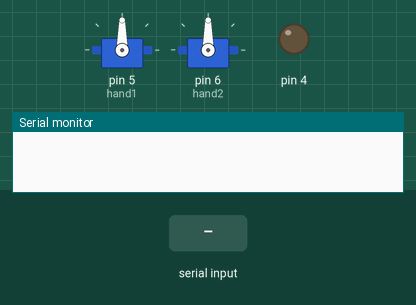
Bench run of a sketch on a simulated Arduino Uno, built with avr-gcc and run on an emulated ATmega328P. Parts: 2 × servo, output pins drawn as LEDs (lit = HIGH), the last lines printed to the serial monitor. Inputs (shaded band) come from the test bench.

Above: at 1.2 s.
1.3 s: "arm" received over the second serial link
At 3.2 s:
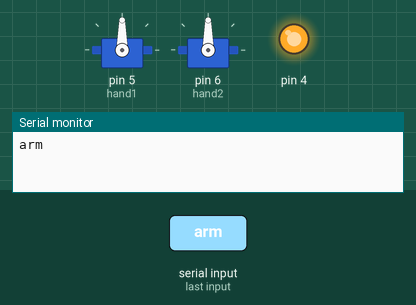
3.8 s: "hn" received over the second serial link
At 6.4 s:
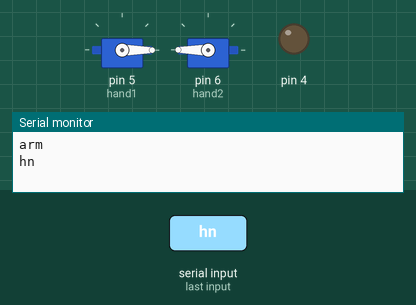
6.7 s: "arm,45\n" received over the second serial link
At 8.5 s:
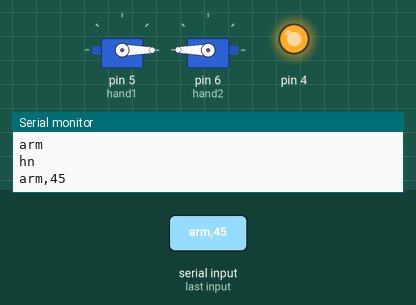
9.2 s: "arm90\n" received over the second serial link
Timing chart, 0 to 13.2 s (numbered marks = the images above; inputs shaded):
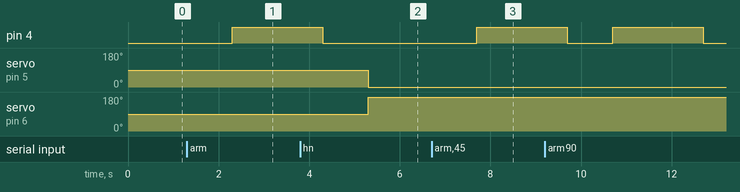

Measured:
- after the input at 1.3 s, pin 4: LOW → HIGH after 1.0 s
- after the input at 3.8 s, servo on pin 5 (hand1): 90° → 0° after 1.5 s; servo on pin 6 (hand2): 90° → 180° after 1.5 s
- after the input at 6.7 s, pin 4: LOW → HIGH after 1.0 s

The sketch:

handpicker.ino
```cpp
#include<SoftwareSerial.h>

#include <Servo.h>

SoftwareSerial BTSerial(10,11); //RX,TX

Servo hand1;
Servo hand2;
// twelve servo objects can be created on most boards

int pos = 0;    // variable to store the servo position

String dataIn;

int handposR;

void setup() {
  pinMode(4, OUTPUT);
  digitalWrite(4, LOW);
  hand1.attach(5);
  hand2.attach(6);
  BTSerial.begin(9600);
  Serial.begin(9600);
}

void loop() {
   // Keep reading from HC-05 and send to Arduino Serial Monitor
  if (BTSerial.available()){
    dataIn = BTSerial.readString();
    Serial.println(dataIn);
    if (dataIn.startsWith("arm")){
      digitalWrite(4, HIGH);
      delay(2000);
      digitalWrite(4, LOW);
    }else if(dataIn.startsWith("hn")){
      String dataInS = dataIn.substring(2, dataIn.length());
    Serial.println(dataInS);
    handposR = dataInS.toInt();
    hand1.write(handposR);
    hand2.write(180-handposR);
    }
  }
  if (Serial.available()){
    BTSerial.write(Serial.read());
  }
  }
```
